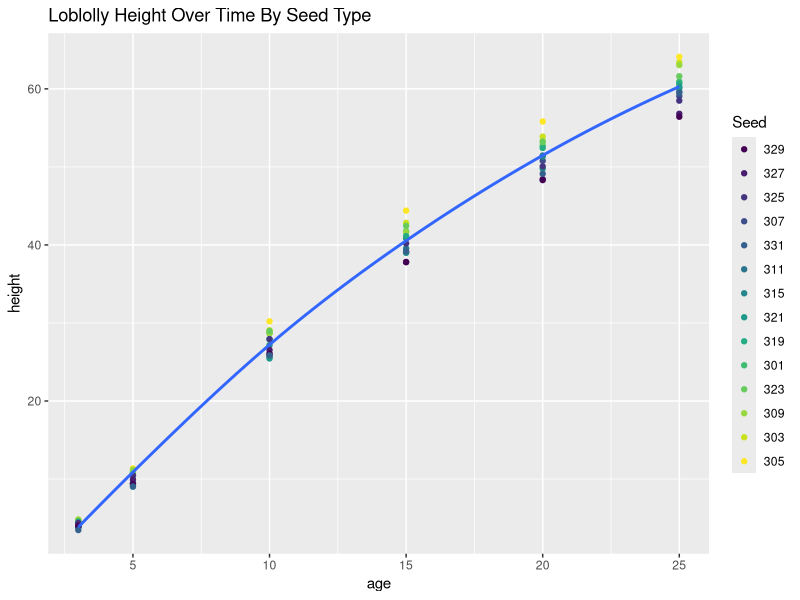
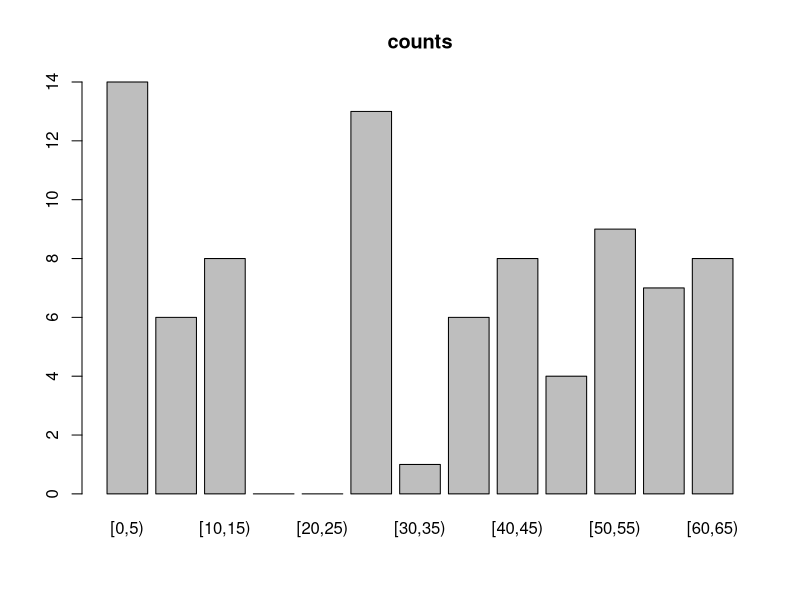
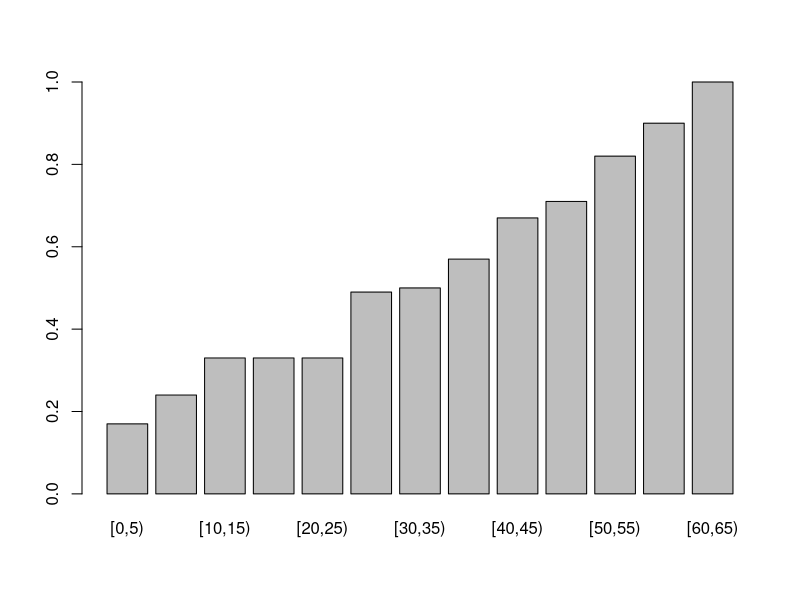
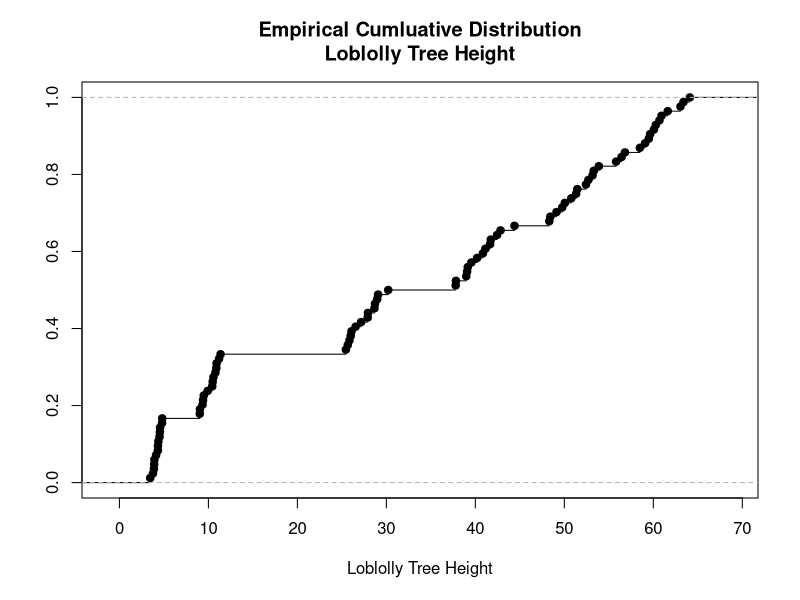
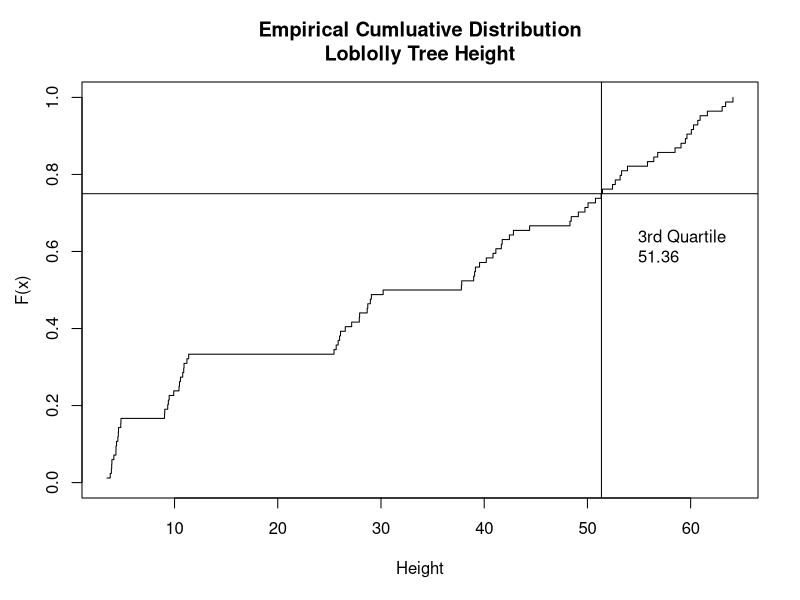
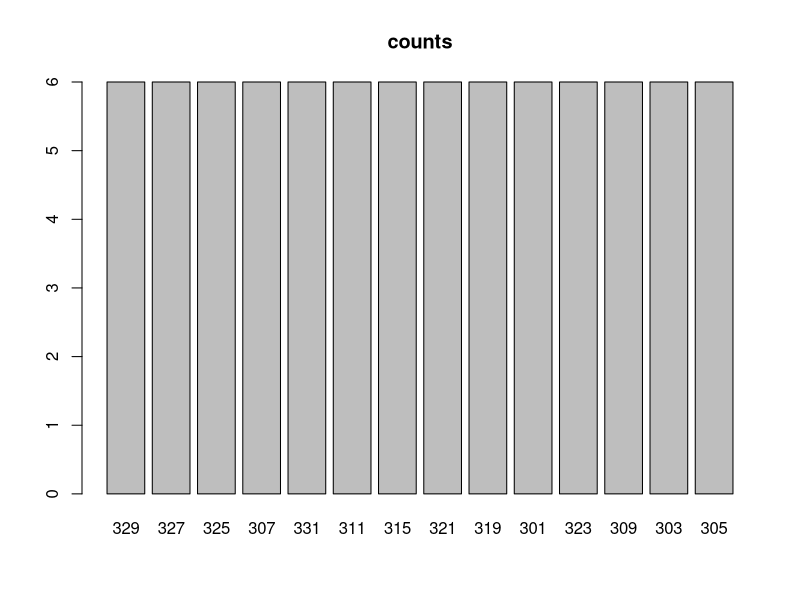

Write the R code that produced these figures, in order.
## ---- chunk 1
knitr::opts_chunk$set(echo = TRUE)
## ---- chunk 2
library(ggplot2)
data("Loblolly")
Loblolly

## ---- chunk 3
head(Loblolly)
## ---- chunk 4
sum(Loblolly$height)
## ---- chunk 5
sum(Loblolly$height^2)
## ---- chunk 6
sum(Loblolly$height)^2
## ---- chunk 7
summary(Loblolly)
## ---- chunk 8
# data("Loblolly")
ggplot(Loblolly, aes(y=height, x=age )) + 
  geom_point(aes(colour = Seed))+
  geom_smooth(se = FALSE) +
  labs(title = "Loblolly Height Over Time By Seed Type")
## ---- chunk 9
range(Loblolly$height)
## ---- chunk 10
breaks = seq(0, 65, by = 5)
(height.cut = cut(Loblolly$height, breaks, right=FALSE))
## ---- chunk 11
(height.freq = table(height.cut))
## ---- chunk 12
cbind(height.freq)
## ---- chunk 13
barplot(height.freq, main = "counts")
## ---- chunk 14
(h.relFreq <- prop.table(height.freq))
## ---- chunk 15
(cumulative.height <- signif(cumsum(h.relFreq), digits = 2))
## ---- chunk 16
barplot(cumulative.height)
## ---- chunk 17
height.ecdf <- ecdf(Loblolly$height)
plot(height.ecdf, xlab = 'Loblolly Tree Height', ylab = '', main = 'Empirical Cumluative Distribution\nLoblolly Tree Height')

## ---- chunk 18
height.ordered = sort(Loblolly$height)
plot(height.ordered, (1:84)/84, type = 's', ylim = c(0, 1), xlab = 'Height', ylab = '', main = 'Empirical Cumluative Distribution\nLoblolly Tree Height')
# mark the 3rd quartile
abline(v = 51.36, h = 0.75)

# add a legend
legend(52, 0.7, '3rd Quartile \n51.36', bty = "n")

# add the label on the y-axis
mtext(text = 'F(x)', side = 2, line = 2.5)


## ---- chunk 19
(tab <- table(Loblolly$Seed))
## ---- chunk 20
barplot(tab, main = "counts")
## ---- chunk 21
(relFreq <- signif(prop.table(tab),digits = 2))
## ---- chunk 22
cumsum(relFreq)
## ---- chunk 23
mean(Loblolly$height)
#or
sum(Loblolly$height)/nrow(Loblolly)
## ---- chunk 24
median(Loblolly$height)
#or
n <- (nrow(Loblolly)+1)/2
(height.ordered[n]+height.ordered[n+1])/2
## ---- chunk 25
Mode <- function(x) {
  ux <- unique(x)
  ux[which.max(tabulate(match(x, ux)))]
}

Mode(Loblolly$height)
## ---- chunk 26
var(Loblolly$height, y = NULL, na.rm = FALSE)
## ---- chunk 27
var(Loblolly$height, y = NULL, na.rm = FALSE)^.5
## ---- chunk 28

